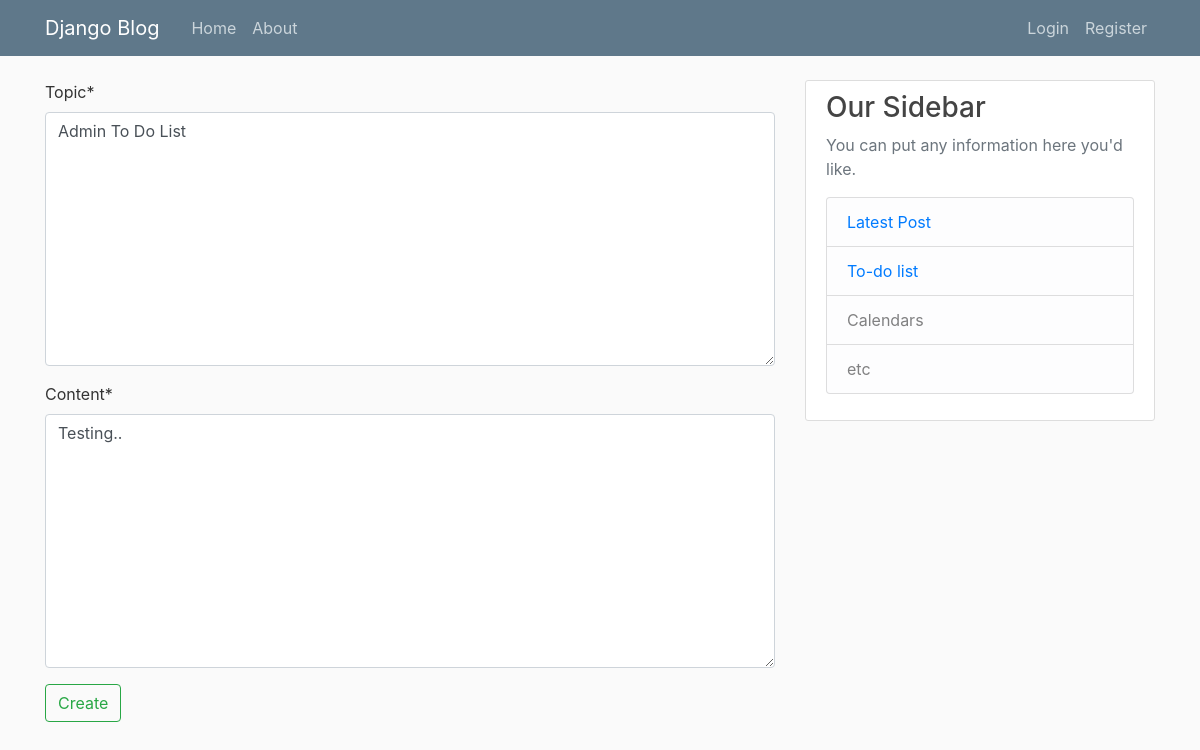
/todolist-update/2, run on an earlier commit of the app's database.
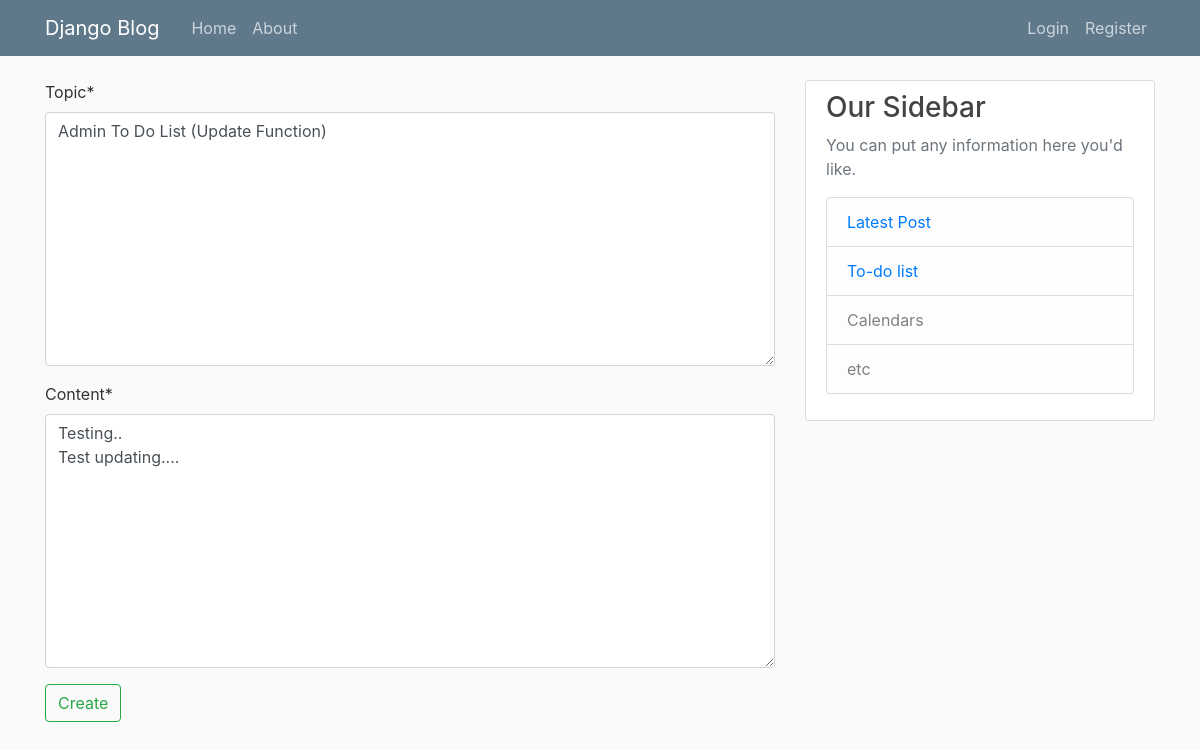
And on a later commit of the database.
### todolist/models.py (models this page shows, shortened)
class DoList(models.Model):
    topic = models.TextField(max_length=50)
    content = models.TextField(max_length=100)
    user = models.ForeignKey(User, on_delete=models.CASCADE)
    time_created = models.DateField(default=timezone.now)

### todolist/views.py (the view)
# urls.py: path("todolist-update/<int:pk>", views.toDoList_update, name="todolist-update"),
def toDoList_update(request, pk):
    list = DoList.objects.get(id = pk)
    if request.method == 'POST':
        form = DoListForm(request.POST, instance = list)
        if form.is_valid():
            form.save()
            messages.success(request, f"Your To-do list is updated!.")
            return redirect('todolist-view', pk=list.id)
    list = DoList.objects.get(id = pk)
    form = DoListForm(instance=list)
    return render(request, 'todolist/list_update.html', {'form':form})

### todolist/forms.py
class DoListForm(ModelForm):
    class Meta:
        model = DoList
        fields = ['topic','content']

### todolist/templates/todolist/list_update.html (shortened to what this page needs)
{% extends 'main.html' %}
{% load crispy_forms_tags %}
{% block content %}
<form method="post">
    {{ form|crispy }}
    <input class="btn btn-outline-success" type="submit" value="Create">
</form>
{% endblock content %}

What changed in the data, as far as the page shows it:
changed DoList: topic "Admin To Do List" → "Admin To Do List (Update Function)"; content "Testing.." → "Testing.. Test updating...."
